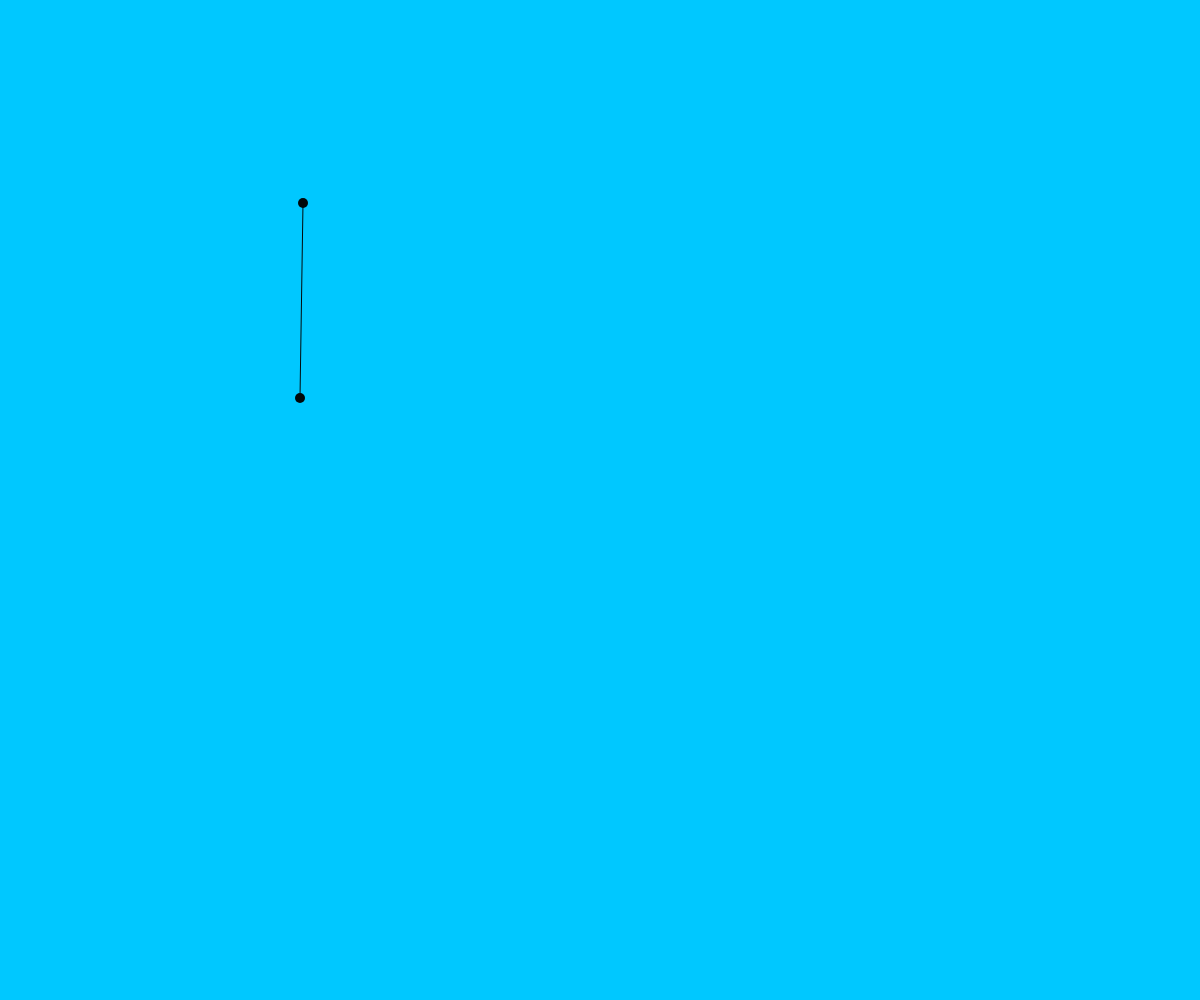
Frame 1 (no input)
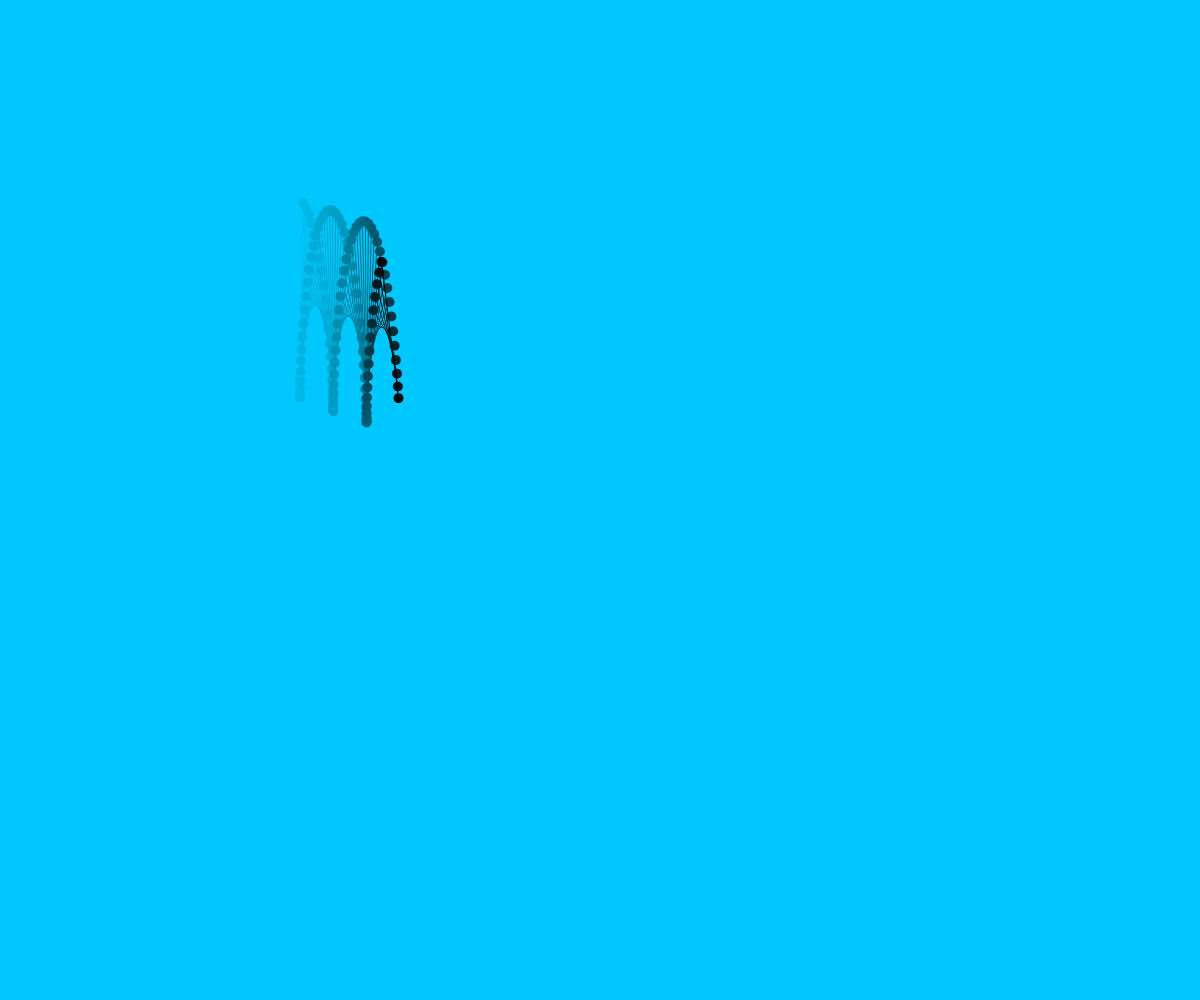
Frame 60 (no input)
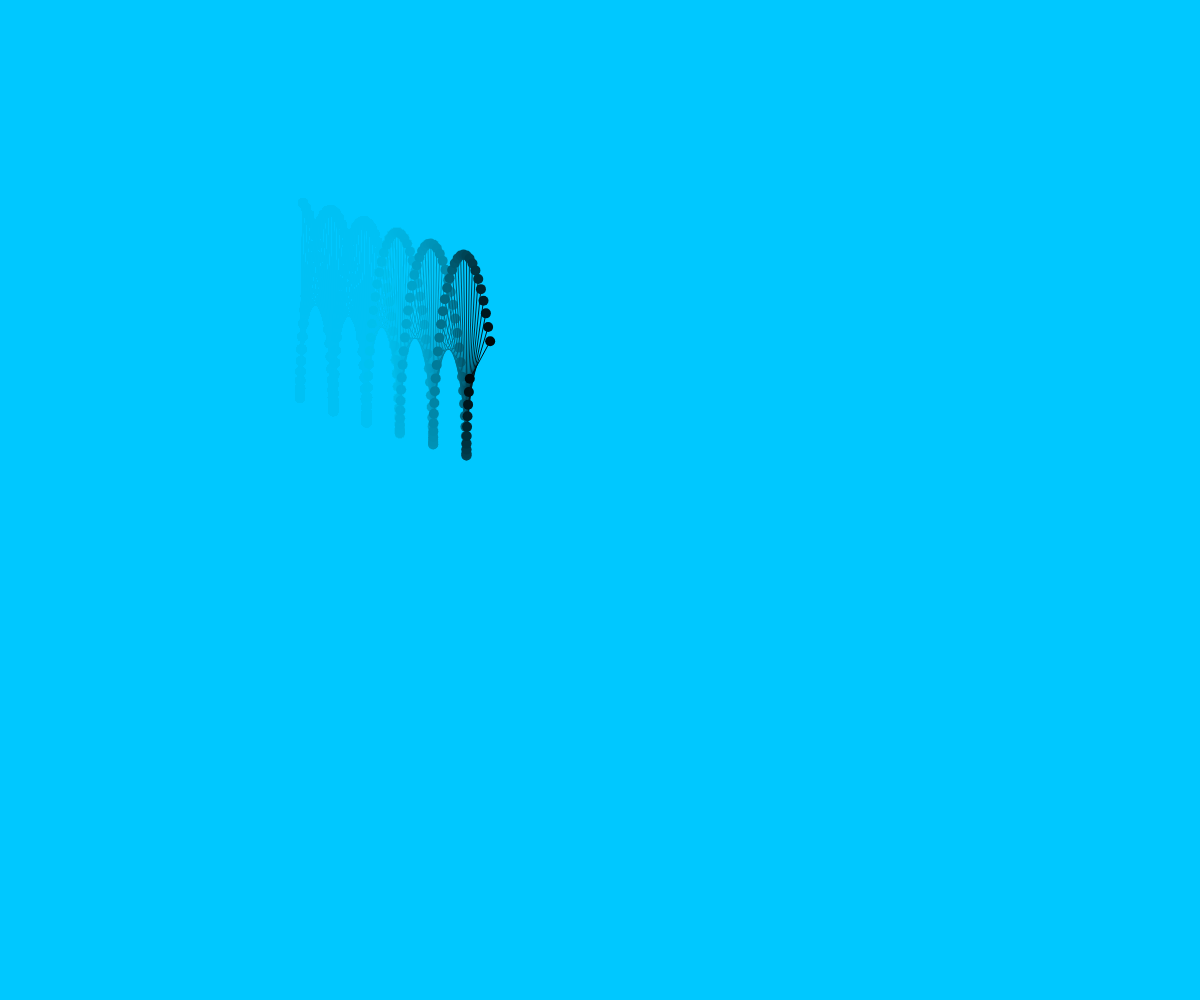
Frame 120 (the mouse pressed at the canvas centre since frame 60)

The p5.js sketch that drew these frames (run headless with seeded random() and noise() and a simulated clock; from frame 60 on, the mouse is pressed at the canvas centre):

// p5.js sketch
// ── sketch.js
var canvas

let mover1;
let mover2;

function setup() {
  canvas = createCanvas(windowWidth, windowHeight);
  canvas.position(0, 0);
  canvas.style('z-index', -1);
  background(0, 200, 255);

  mover1 = new Mover(300, 200);
  mover2 = new Mover(300, 400);

  mover1.velocity = createVector(3, 1);
}

function draw() {
  attract(mover1, mover2);
  attract(mover2, mover1);

  mover1.edges();
  mover1.update();
  mover1.show();

  mover2.update();
  mover2.show();

  stroke(2);
  line(mover1.position.x, mover1.position.y, mover2.position.x, mover2.position.y);

  background(0, 200, 255, 10);
}

function mouseInCanvas() {
  return mouseX > 0 && mouseX < width && mouseY > 0 && mouseY < height
}

/**
 * Mover is attracted towards attractor, One way attraction
 * 
 * @param {Mover} mover 
 * @param {Mover} attractor 
 */
function attract(mover, attractor) {
  let f = createVector(attractor.position.x, attractor.position.y);
  f.sub(mover.position);
  f.mult(0.01);
  f.clampToZero();
  mover.applyForce(f); 
}
// ── mover.js
/**
 * Represents a simple moveable object
 */

class Mover {
    /**
     * @constructor
     * @param {number} x - x coordinate to be initialised
     * @param {number} y - y coordinate to be initialised
     */
    constructor(x, y) {
        /**
         * Position of object
         * @type {p5.Vector}
         */
        this.position = createVector(x, y);

        /**
         * Velocity of object
         * @type {p5.Vector}
         */
        this.velocity = createVector(0, 0);

        /**
         * Acceleration of object
         * @type {p5.Vector}
         */
        this.acceleration = createVector(0, 0);

        /**
         * Mass of object
         * @type {number}
         */
        this.mass = 1;
    }


    edges() {
        if (this.position.x < 0) {
            this.applyForce(createVector(2, 0));
        } else if (this.position.x > width) {
            this.applyForce(createVector(-2, 0));
        }

        if (this.position.y < 0) {
            this.applyForce(createVector(0, 2));
        } else if (this.position.y > height) {
            this.applyForce(createVector(0, -2));
        }
    }

    /**
     * Applys a force to the objects acceleration vector
     * @param {p5.Vector} force - force to be applied
     * @returns {void}
     */
    applyForce(force) {
        let newForce = p5.Vector.div(force, this.mass);
        this.acceleration.add(newForce);
    }


    /**
     * Updates velocity and position based on the acceleration
     * @returns {void}
     */
    update() {
        this.velocity.add(this.acceleration);
        this.position.add(this.velocity);

        // reset acceleration each update loop
        this.acceleration.mult(0);

        // adds some friction
        this.velocity.mult(1);
    }


    /**
     * Renders object to the canvas
     * @returns {void}
     */
    show() {
        // point(this.position.x, this.position.y);

        noStroke();
        fill(0);
        circle(this.position.x, this.position.y, 10);
    }
}
// ── style.css
html, body {
  margin: 0px;
  padding: 0;
  color: white;
  background-color: rgb(0, 200, 255);
  display: flex;
  overflow: hidden;
}

canvas {
  display: flex;
  /* border: 5px solid rgb(0, 0, 0); */
}

.controls {
  display: flex;
  flex-direction: column;
  flex-wrap: wrap;
  justify-content: center;
  align-items: flex-start;
  margin-left: 10px;
}
